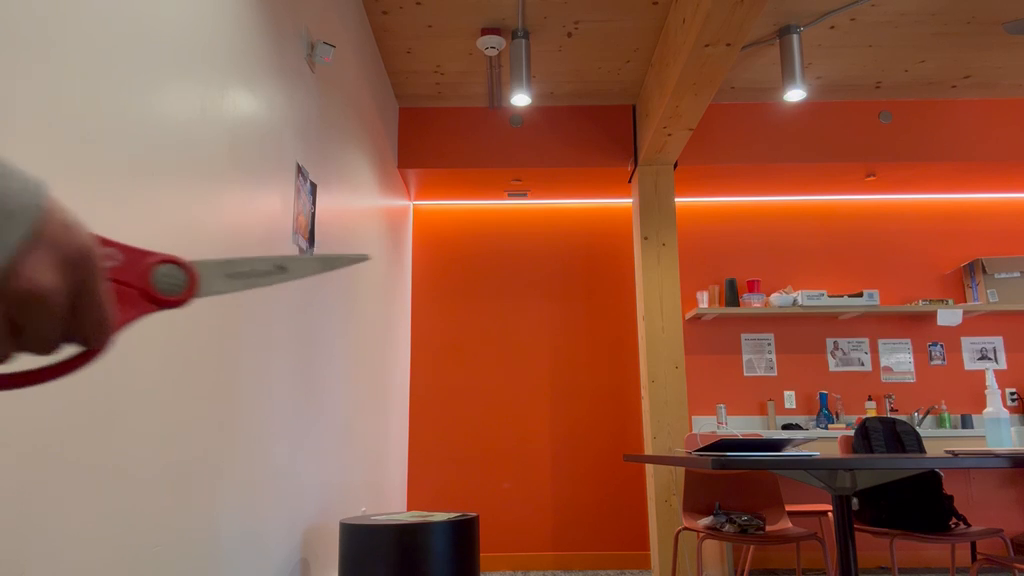
#> input picture frame 53 of videos/sus-cam-1.mp4, 1024 x 576 px, given in place of video1.MOV, which was not available
$ python video_detector_realtime.py
#> lines starting #> are read from the running program, lines starting #| are printed output that depends on the picture; after the words box and inside, x2 and y2 are one past the last pixel; in counts of white or black regions, pixels touching at a corner belong together; pictures that were not available may be replaced by others from this repository, and a replacement may not be noted
import cv2
import numpy as np
from collections import defaultdict, deque
import os
from pathlib import Path

# Configuration
VIDEO_PATH = "/Users/ananyaj/atlas/atlas-app/video1.MOV"
CONFIDENCE_THRESHOLD = 0.5
NMS_THRESHOLD = 0.4
DETECTION_HISTORY_FRAMES = 15  # Track objects across N frames

class ObjectTracker:
    def __init__(self, history_frames=15):
#> in process_video, frame is the input picture: shape (576, 1024, 3); mean B, G, R 70.8, 92.9, 150.8
        self.objects = {}  # {object_id: {center, class, history}}
        self.disappeared = {}  # {object_id: frame_count}
        self.next_id = 0
        self.history_frames = history_frames
        self.disappeared_objects = []

    def register(self, center, class_name, confidence):
        """Register a new object."""
        self.objects[self.next_id] = {
            'center': center,
            'class': class_name,
            'confidence': confidence,
            'history': deque(maxlen=self.history_frames),
            'first_frame': 0,
            'frames_seen': 0
        }
        self.disappeared[self.next_id] = 0
        self.next_id += 1

    # [15 lines left out: function deregister, not called in this run]

    def update(self, detections, current_frame):
        """Update tracking with new detections."""
        if len(detections) == 0:
            # No detections, increment disappeared counter
            for obj_id in list(self.disappeared.keys()):
                self.disappeared[obj_id] += 1
                if self.disappeared[obj_id] > 10:  # Remove if not seen for 10 frames
                    self.deregister(obj_id, current_frame)
            return

        # Update existing objects
        for obj_id in list(self.objects.keys()):
            self.disappeared[obj_id] += 1
            if self.disappeared[obj_id] > 10:
                self.deregister(obj_id, current_frame)

        # Match new detections to existing objects
        for center, class_name, confidence, box in detections:
            matched = False
            best_distance = float('inf')
            best_id = None

            # Find closest object
            for obj_id in self.objects:
                obj_center = self.objects[obj_id]['center']
                distance = np.sqrt((center[0] - obj_center[0])**2 + (center[1] - obj_center[1])**2)

                if distance < 50 and distance < best_distance:  # Max distance threshold
                    best_distance = distance
                    best_id = obj_id
                    matched = True

            if matched:
                self.objects[best_id]['center'] = center
                self.objects[best_id]['history'].append(center)
                self.objects[best_id]['frames_seen'] += 1
                self.disappeared[best_id] = 0
            else:
                self.register(center, class_name, confidence)
                self.objects[self.next_id - 1]['first_frame'] = current_frame

    def draw(self, frame, frame_num):
        """Draw tracked objects on frame."""
        h, w = frame.shape[:2]

        for obj_id, obj in self.objects.items():
            center = obj['center']
            class_name = obj['class']
            frames_seen = obj['frames_seen']

            # Color based on time seen
            if frames_seen < 3:
                color = (200, 200, 0)  # Cyan - new
            elif frames_seen > 10:
                color = (0, 255, 0)  # Green - tracked
            else:
                color = (0, 255, 255)  # Yellow - tracking

            # Draw circle
            cv2.circle(frame, center, 15, color, 2)
            cv2.circle(frame, center, 8, color, -1)

            # Draw history trail
            if len(obj['history']) > 1:
                points = list(obj['history'])
                for i in range(len(points) - 1):
                    cv2.line(frame, points[i], points[i+1], color, 1)

            # Label
            label = f"{class_name}#{obj_id}"
            cv2.putText(frame, label, (center[0] - 30, center[1] - 25),
                       cv2.FONT_HERSHEY_SIMPLEX, 0.5, color, 2)

        return frame

def detect_objects_yolo(frame):
    """Simple object detection using edge detection + contours (fast alternative to YOLO)."""
    # Convert to HSV for better detection
    hsv = cv2.cvtColor(frame, cv2.COLOR_BGR2HSV)
#> hsv: shape (576, 1024, 3); mean H, S, V 18.4, 139.2, 151.1

    # Define color ranges for common items
    # Objects typically have distinct colors
    lower_color = np.array([0, 50, 50])
    upper_color = np.array([180, 255, 255])

    mask = cv2.inRange(hsv, lower_color, upper_color)
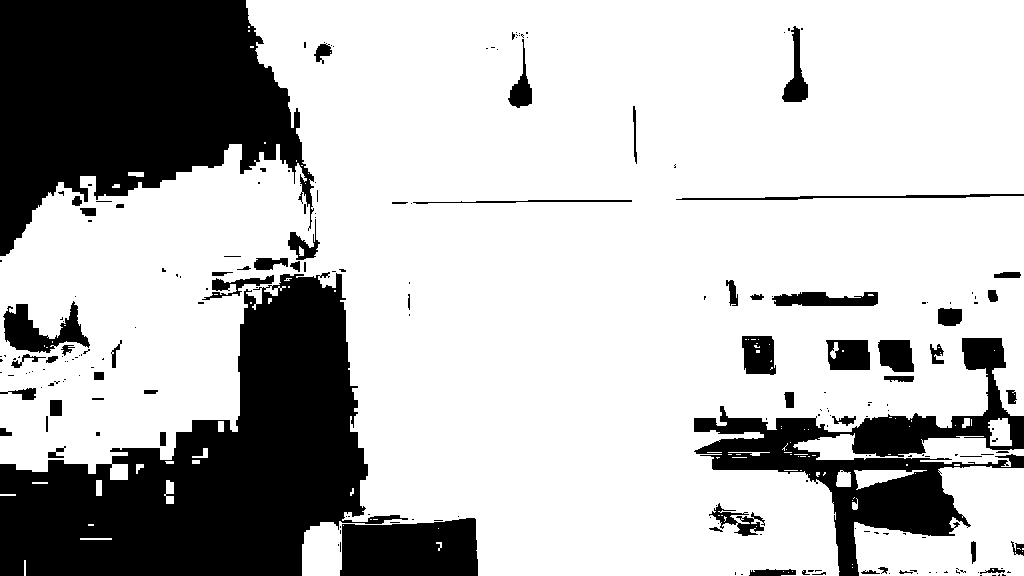
#> mask: shape (576, 1024); 73.7% white; 214 black regions (149 under 20 px), largest, box (x1, y1, x2, y2) and area: (0, 272, 408, 576) 59528, (0, 0, 314, 256) 51606, (694, 338, 1024, 576) 20677

    # Morphological operations
    kernel = cv2.getStructuringElement(cv2.MORPH_ELLIPSE, (5, 5))
    mask = cv2.morphologyEx(mask, cv2.MORPH_CLOSE, kernel)
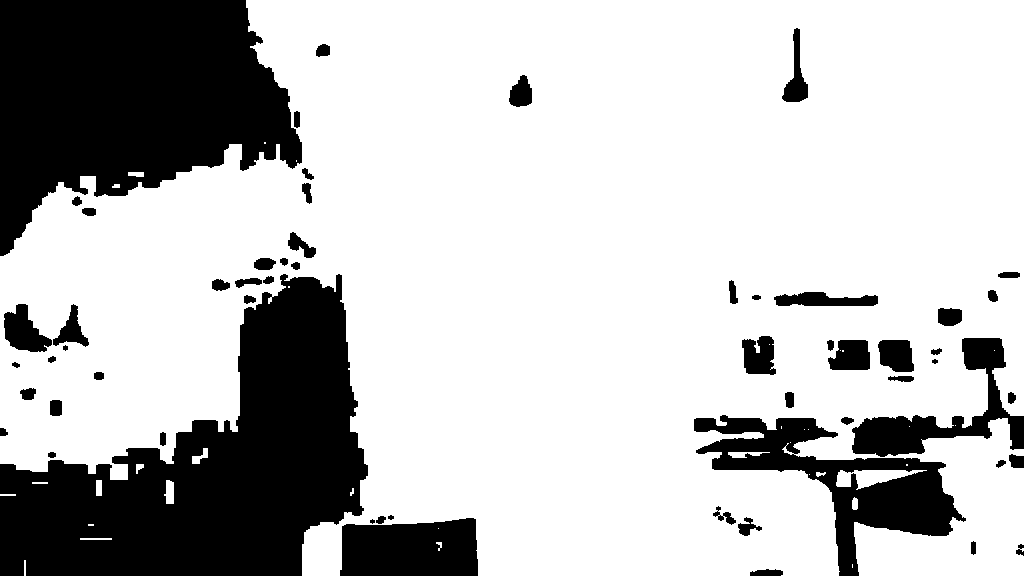
#> mask: shape (576, 1024); 74.9% white; 58 black regions (1 under 20 px), largest, box (x1, y1, x2, y2) and area: (0, 274, 368, 576) 58731, (0, 0, 302, 256) 50903, (694, 415, 966, 576) 13400
    mask = cv2.morphologyEx(mask, cv2.MORPH_OPEN, kernel)
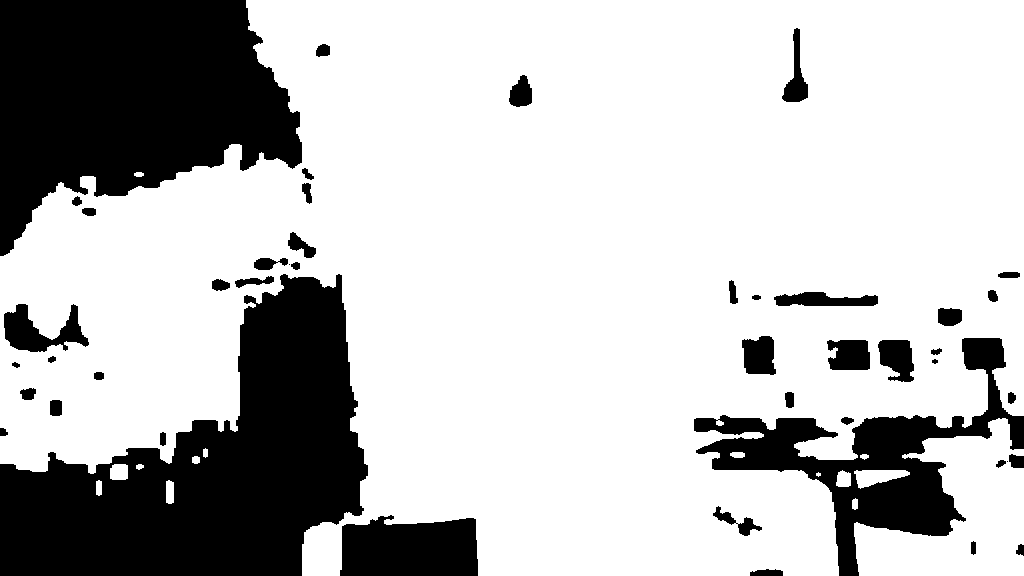
#> mask: shape (576, 1024); 74.6% white; 46 black regions (2 under 20 px)

    # Find contours
    contours, _ = cv2.findContours(mask, cv2.RETR_EXTERNAL, cv2.CHAIN_APPROX_SIMPLE)
#> contours = 15 contours, 1 with area under 20; largest, box (x1, y1, x2, y2) and area: (0, 0, 1024, 576) 432210, (854, 418, 1024, 576) 14871, (854, 470, 910, 489) 578, (110, 464, 128, 480) 242, (836, 470, 851, 487) 184

    detections = []
    for contour in contours:
        area = cv2.contourArea(contour)
        if area > 300:  # Min object size
            x, y, w, h = cv2.boundingRect(contour)
            center = (x + w // 2, y + h // 2)

            # Classify by size/shape
            aspect_ratio = w / h if h > 0 else 0
            if area > 2000:
                class_name = "Large Object"
            elif aspect_ratio > 2:
                class_name = "Horizontal Object"
            elif aspect_ratio < 0.5:
                class_name = "Vertical Object"
            else:
                class_name = "Object"

            confidence = min(1.0, area / 5000)
            detections.append((center, class_name, confidence, (x, y, w, h)))
#> this loop made 15 passes
#> (area, x, y, w, h, center, aspect_ratio, class_name) on passes 5, 13, 15: (577.5, 854, 470, 56, 19, (882, 479), 2.95, 'Horizontal Object'), (14871, 854, 418, 170, 158, (939, 497), 1.08, 'Large Object'), (432210.5, 0, 0, 1024, 576, (512, 288), 1.78, 'Large Object')
#> after the loop, detections = [((882, 479), 'Horizontal Object', 0.116, (854, 470, 56, 19)), ((939, 497), 'Large Object', 1, (854, 418, 170, 158)), ((512, 288), 'Large Object', 1, (0, 0, 1024, 576))]

    return detections

def process_video(video_path):
    """Analyze video with real-time display."""
    cap = cv2.VideoCapture(video_path)

    if not cap.isOpened():
        print(f"❌ Could not open video: {video_path}")
        return

    fps = cap.get(cv2.CAP_PROP_FPS)
    total_frames = int(cap.get(cv2.CAP_PROP_FRAME_COUNT))
    width = int(cap.get(cv2.CAP_PROP_FRAME_WIDTH))
    height = int(cap.get(cv2.CAP_PROP_FRAME_HEIGHT))

    print(f"🎬 Video loaded: {width}x{height} @ {fps} FPS ({total_frames} frames)")
    print(f"⏱️  Duration: {total_frames / fps:.2f}s")
    print(f"\n🟢 LAYER 1: YOLO Object Detection (Running at every frame)")
    print(f"Controls: SPACE=pause, Q=quit, S=screenshot\n")

    tracker = ObjectTracker(history_frames=DETECTION_HISTORY_FRAMES)
    frame_num = 0
    paused = False

    # Create output directory
    output_dir = Path("/Users/ananyaj/atlas/detection_results")
    output_dir.mkdir(exist_ok=True)

    suspicious_events = []

    while True:
        if not paused:
            ret, frame = cap.read()
            if not ret:
                break

        # Detect objects
        detections = detect_objects_yolo(frame)

        # Update tracker
        tracker.update(detections, frame_num)
#> the loop in update, `for center, class_name, confidence, box in detections:` made 3 passes
#> (confidence, box) on passes 1 to 3: (0.116, (854, 470, 56, 19)), (1, (854, 418, 170, 158)), (1, (0, 0, 1024, 576))
#> after the loop in update, `for center, class_name, confidence, box in detections:`: self.disappeared = {0: 0, 1: 0, 2: 0}; self.objects = 3 items

        # Draw on frame
        frame = tracker.draw(frame, frame_num)
#> the loop in draw, `for obj_id, obj in self.objects.items():` made 3 passes
#> (center, class_name, label) on passes 1 to 3: ((882, 479), 'Horizontal Object', 'Horizontal Object#0'), ((939, 497), 'Large Object', 'Large Object#1'), ((512, 288), 'Large Object', 'Large Object#2')
#> after the loop in draw, `for obj_id, obj in self.objects.items():`:
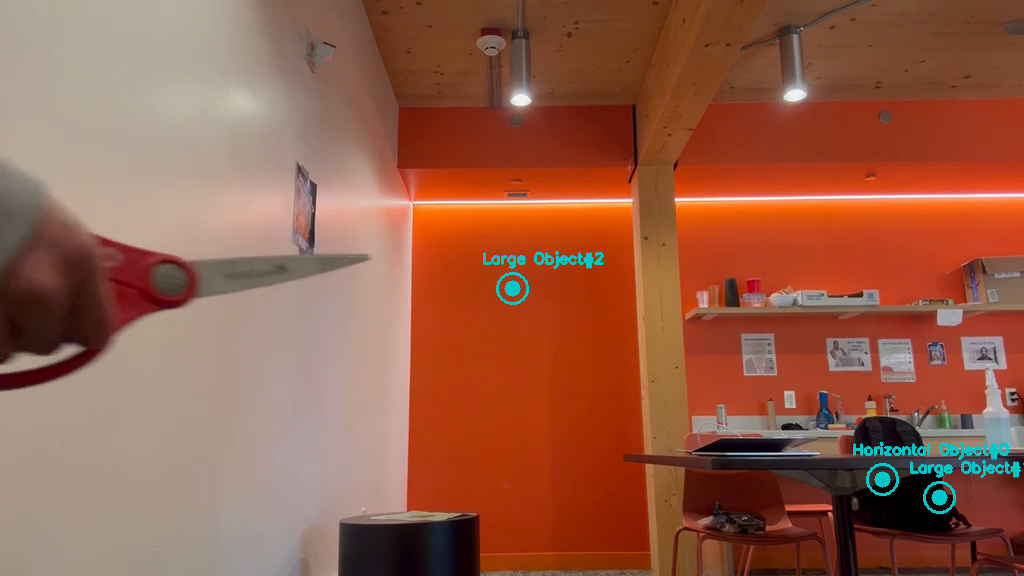
#> frame: shape (576, 1024, 3); 0.72% of pixels changed, all inside (x1, y1, x2, y2) = (483, 251, 1024, 514)

        # Add info overlay
        info_text = [
            f"Frame: {frame_num}/{total_frames} | FPS: {fps:.0f}",
            f"Tracked Objects: {len(tracker.objects)}",
            f"Disappeared Objects: {len(tracker.disappeared_objects)}"
        ]
#> info_text = ['Frame: 0/535 | FPS: 30', 'Tracked Objects: 3', 'Disappeared Objects: 0']

        y_offset = 30
        for text in info_text:
            cv2.putText(frame, text, (10, y_offset),
                       cv2.FONT_HERSHEY_SIMPLEX, 0.6, (0, 255, 0), 2)
            y_offset += 25
#> this loop made 3 passes
#> (text, y_offset) on passes 1 to 3: ('Frame: 0/535 | FPS: 30', 55), ('Tracked Objects: 3', 80), ('Disappeared Objects: 0', 105)
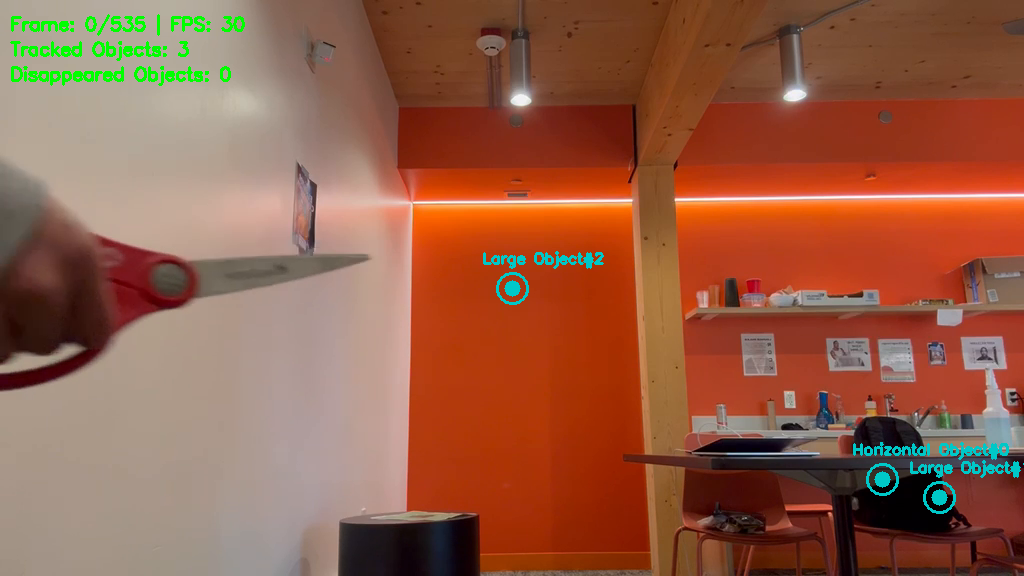
#> frame: shape (576, 1024, 3); 0.74% of pixels changed, all inside (x1, y1, x2, y2) = (10, 14, 245, 86)
#> after the loop, y_offset = 105

        # Check for suspicious activity (object disappearance)
        for obj in tracker.disappeared_objects:
            if obj not in suspicious_events:
                suspicious_events.append(obj)
                print(f"⚠️  SUSPICIOUS: {obj['class']} disappeared after frame {obj['last_frame']}")

        # Display
        cv2.imshow("CCTV Live Detection - Layer 1 (YOLO)", frame)

        # Keyboard controls
        key = cv2.waitKey(1) & 0xFF
#> (key q is pressed here)

        if key == ord('q'):
            print("\n✓ Exiting...")
            break
        elif key == ord(' '):
            paused = not paused
            print(f"{'▶️ Resumed' if paused else '⏸️ Paused'}")
        elif key == ord('s'):
            screenshot_path = output_dir / f"screenshot_frame_{frame_num}.png"
            cv2.imwrite(str(screenshot_path), frame)
            print(f"📸 Screenshot saved: {screenshot_path}")

        if not paused:
            frame_num += 1

    cap.release()
    cv2.destroyAllWindows()

    # Summary
    print("\n" + "="*60)
    print("🎯 DETECTION SUMMARY")
    print("="*60)
    print(f"Total frames processed: {frame_num}")
    print(f"Objects that disappeared: {len(tracker.disappeared_objects)}")

    if tracker.disappeared_objects:
        print("\n📦 PICKED UP/DISAPPEARED ITEMS:")
        for obj in tracker.disappeared_objects:
            print(f"  • {obj['class']} (ID: {obj['id']})")
            print(f"    - Seen in frames: {obj['first_frame']} to {obj['last_frame']} ({obj['frames_seen']} frames)")

    print(f"\n✓ All results saved to: {output_dir}")

if __name__ == "__main__":
    process_video(VIDEO_PATH)

$ run again, starting later in the video
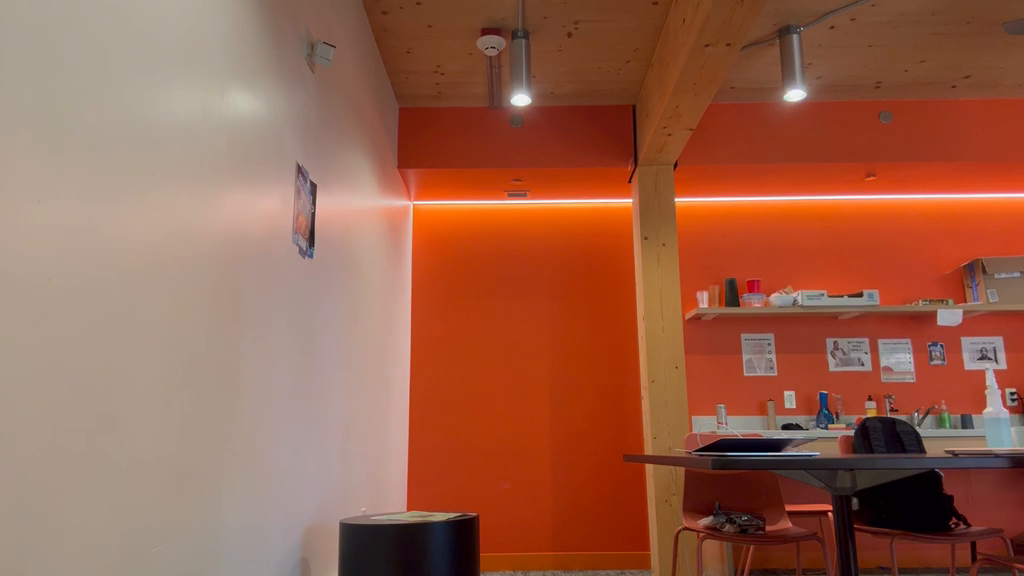
#> input picture frame 240 of videos/sus-cam-1.mp4, 1024 x 576 px, given in place of video1.MOV, which was not available
#> in process_video, frame is the input picture: shape (576, 1024, 3); mean B, G, R 75.1, 97.4, 154.1
#> hsv: shape (576, 1024, 3); mean H, S, V 17.4, 134.4, 154.3
#> in detect_objects_yolo, `mask = cv2.morphologyEx(mask, cv2.MORPH_OPEN, kernel)`:
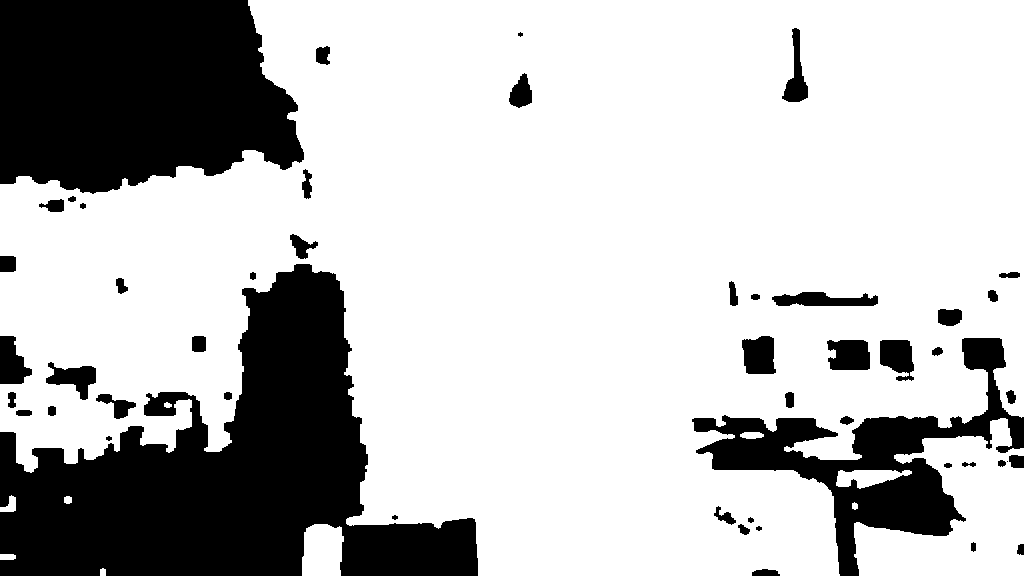
#> mask: shape (576, 1024); 74.4% white; 50 black regions (2 under 20 px)
#> contours = 11 contours; largest, box (x1, y1, x2, y2) and area: (0, 0, 1024, 576) 427754, (854, 418, 1024, 576) 14922, (302, 524, 344, 576) 1844, (836, 470, 912, 489) 810, (0, 495, 16, 512) 130
#> the loop in detect_objects_yolo, `for contour in contours:` made 11 passes
#> (area, x, y, w, h, center, aspect_ratio, class_name) on passes 3, 7, 9, 11: (1844, 302, 524, 42, 52, (323, 550), 0.808, 'Object'), (810, 836, 470, 76, 19, (874, 479), 4, 'Horizontal Object'), (14922, 854, 418, 170, 158, (939, 497), 1.08, 'Large Object'), (427754, 0, 0, 1024, 576, (512, 288), 1.78, 'Large Object')
#> after the loop in detect_objects_yolo, `for contour in contours:`: detections = [((323, 550), 'Object', 0.369, (302, 524, 42, 52)), ((874, 479), 'Horizontal Object', 0.162, (836, 470, 76, 19)), ((939, 497), 'Large Object', 1, (854, 418, 170, 158)), ((512, 288), 'Large Object', 1, (0, 0, 1024, 576))]
#> the loop in update, `for center, class_name, confidence, box in detections:` made 4 passes
#> (confidence, box) on passes 1 to 4: (0.369, (302, 524, 42, 52)), (0.162, (836, 470, 76, 19)), (1, (854, 418, 170, 158)), (1, (0, 0, 1024, 576))
#> after the loop in update, `for center, class_name, confidence, box in detections:`: self.disappeared = {0: 0, 1: 0, 2: 0, 3: 0}; self.objects = 4 items
#> the loop in draw, `for obj_id, obj in self.objects.items():` made 4 passes
#> (center, class_name, label) on passes 1 to 4: ((323, 550), 'Object', 'Object#0'), ((874, 479), 'Horizontal Object', 'Horizontal Object#1'), ((939, 497), 'Large Object', 'Large Object#2'), ((512, 288), 'Large Object', 'Large Object#3')
#> info_text = ['Frame: 0/535 | FPS: 30', 'Tracked Objects: 4', 'Disappeared Objects: 0']
#> the loop in process_video, `for text in info_text:` made 3 passes
#> (text, y_offset) on passes 1 to 3: ('Frame: 0/535 | FPS: 30', 55), ('Tracked Objects: 4', 80), ('Disappeared Objects: 0', 105)
#> after the loop in process_video, `for text in info_text:`:
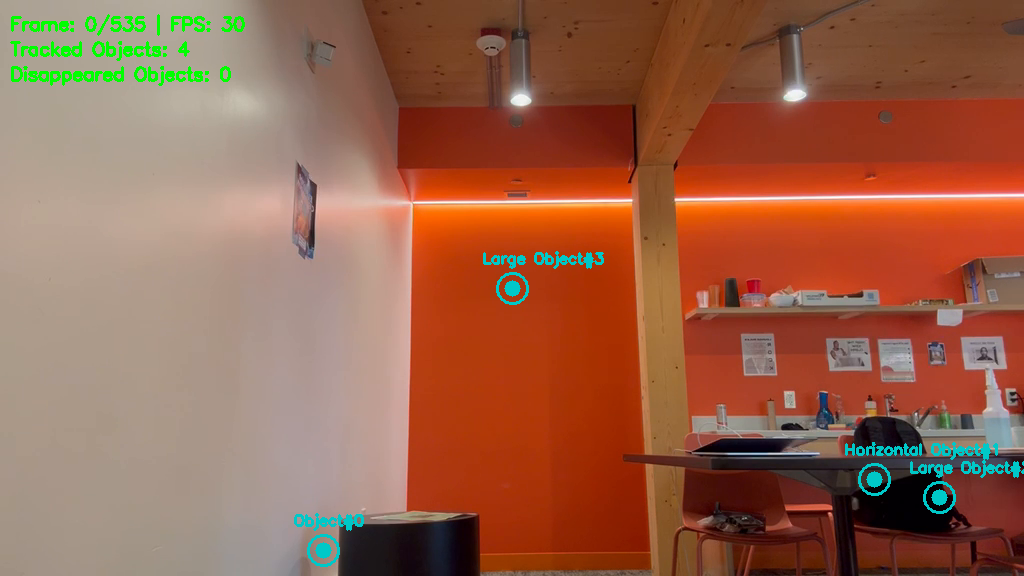
#> frame: shape (576, 1024, 3); mean B, G, R 75.3, 99.3, 151.8
#> after the loop in process_video, `for text in info_text:`: y_offset = 105
